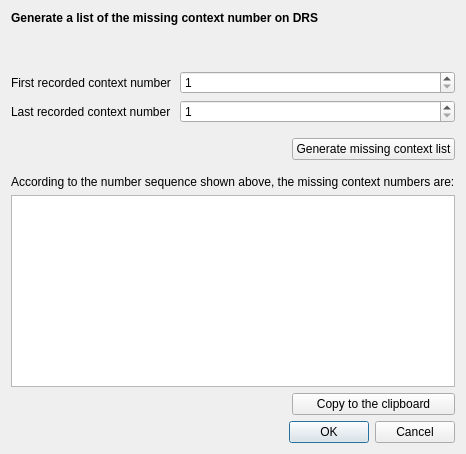
<?xml version="1.0" encoding="UTF-8"?>
<ui version="4.0">
 <class>PCA_DRS_Spreadsheet_checks_missing_context_DRS</class>
 <widget class="QDialog" name="PCA_DRS_Spreadsheet_checks_missing_context_DRS">
  <property name="geometry">
   <rect>
    <x>0</x>
    <y>0</y>
    <width>570</width>
    <height>401</height>
   </rect>
  </property>
  <property name="minimumSize">
   <size>
    <width>570</width>
    <height>0</height>
   </size>
  </property>
  <property name="maximumSize">
   <size>
    <width>570</width>
    <height>16777215</height>
   </size>
  </property>
  <property name="windowTitle">
   <string>PCA DRS Spreadsheet Checks</string>
  </property>
  <layout class="QGridLayout" name="gridLayout">
   <property name="sizeConstraint">
    <enum>QLayout::SetFixedSize</enum>
   </property>
   <item row="2" column="1" colspan="2">
    <widget class="QSpinBox" name="first_context_spinBox">
     <property name="minimum">
      <number>1</number>
     </property>
     <property name="maximum">
      <number>999999999</number>
     </property>
    </widget>
   </item>
   <item row="3" column="1" colspan="2">
    <widget class="QSpinBox" name="last_context_spinBox">
     <property name="minimum">
      <number>1</number>
     </property>
     <property name="maximum">
      <number>999999999</number>
     </property>
    </widget>
   </item>
   <item row="7" column="2">
    <widget class="QPushButton" name="copy_clipboard_pushButton">
     <property name="text">
      <string>Copy to the clipboard</string>
     </property>
    </widget>
   </item>
   <item row="4" column="0">
    <spacer name="horizontalSpacer">
     <property name="orientation">
      <enum>Qt::Vertical</enum>
     </property>
     <property name="sizeHint" stdset="0">
      <size>
       <width>20</width>
       <height>40</height>
      </size>
     </property>
    </spacer>
   </item>
   <item row="5" column="0" colspan="3">
    <widget class="QLabel" name="label_3">
     <property name="text">
      <string>According to the number sequence shown above, the missing context numbers are:</string>
     </property>
    </widget>
   </item>
   <item row="6" column="0" colspan="3">
    <widget class="QPlainTextEdit" name="result_plainTextEdit"/>
   </item>
   <item row="8" column="0" colspan="3">
    <widget class="QDialogButtonBox" name="button_box">
     <property name="orientation">
      <enum>Qt::Horizontal</enum>
     </property>
     <property name="standardButtons">
      <set>QDialogButtonBox::Cancel|QDialogButtonBox::Ok</set>
     </property>
    </widget>
   </item>
   <item row="0" column="0" colspan="3">
    <widget class="QLabel" name="label_4">
     <property name="text">
      <string>&lt;html&gt;&lt;head/&gt;&lt;body&gt;&lt;p&gt;&lt;span style=&quot; font-weight:600;&quot;&gt;Generate a list of the missing context number on DRS&lt;/span&gt;&lt;/p&gt;&lt;/body&gt;&lt;/html&gt;</string>
     </property>
    </widget>
   </item>
   <item row="3" column="0">
    <widget class="QLabel" name="label_2">
     <property name="text">
      <string>Last recorded context number </string>
     </property>
    </widget>
   </item>
   <item row="2" column="0">
    <widget class="QLabel" name="label">
     <property name="text">
      <string>First recorded context number</string>
     </property>
    </widget>
   </item>
   <item row="1" column="0">
    <spacer name="verticalSpacer">
     <property name="orientation">
      <enum>Qt::Vertical</enum>
     </property>
     <property name="sizeHint" stdset="0">
      <size>
       <width>20</width>
       <height>40</height>
      </size>
     </property>
    </spacer>
   </item>
   <item row="4" column="2">
    <widget class="QPushButton" name="check_missing_pushButton">
     <property name="text">
      <string>Generate missing context list</string>
     </property>
    </widget>
   </item>
  </layout>
 </widget>
 <resources/>
 <connections>
  <connection>
   <sender>button_box</sender>
   <signal>accepted()</signal>
   <receiver>PCA_DRS_Spreadsheet_checks_missing_context_DRS</receiver>
   <slot>accept()</slot>
   <hints>
    <hint type="sourcelabel">
     <x>20</x>
     <y>20</y>
    </hint>
    <hint type="destinationlabel">
     <x>20</x>
     <y>20</y>
    </hint>
   </hints>
  </connection>
  <connection>
   <sender>button_box</sender>
   <signal>rejected()</signal>
   <receiver>PCA_DRS_Spreadsheet_checks_missing_context_DRS</receiver>
   <slot>reject()</slot>
   <hints>
    <hint type="sourcelabel">
     <x>20</x>
     <y>20</y>
    </hint>
    <hint type="destinationlabel">
     <x>20</x>
     <y>20</y>
    </hint>
   </hints>
  </connection>
 </connections>
</ui>
